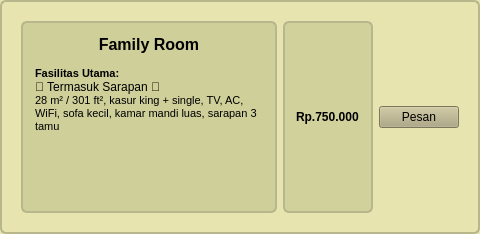
              <widget class="QFrame" name="roomFrame2_11">
               <property name="styleSheet">
                <string notr="true">
                QFrame { background-color: rgb(231,228,176); border: 2px solid rgb(184,182,139); border-radius: 6px; padding: 8px; }
                QLabel#roomTitle2 { font-weight: bold; font-size: 12pt; }
                QLabel#roomDesc2 { font-size: 9pt; }
              </string>
               </property>
               <layout class="QHBoxLayout" name="horizontalLayout_9">
                <item>
                 <layout class="QVBoxLayout" name="roomTextCol2_11"/>
                </item>
                <item>
                 <widget class="QTextEdit" name="textEdit_13">
                  <property name="styleSheet">
                   <string notr="true">background-color: rgb(207, 207, 154);</string>
                  </property>
                  <property name="html">
                   <string>&lt;!DOCTYPE HTML PUBLIC &quot;-//W3C//DTD HTML 4.0//EN&quot; &quot;http://www.w3.org/TR/REC-html40/strict.dtd&quot;&gt;
&lt;html&gt;&lt;head&gt;&lt;meta name=&quot;qrichtext&quot; content=&quot;1&quot; /&gt;&lt;style type=&quot;text/css&quot;&gt;
p, li { white-space: pre-wrap; }
&lt;/style&gt;&lt;/head&gt;&lt;body style=&quot; font-family:'MS Shell Dlg 2'; font-size:8pt; font-weight:400; font-style:normal;&quot;&gt;
&lt;p align=&quot;center&quot; style=&quot; margin-top:0px; margin-bottom:0px; margin-left:0px; margin-right:0px; -qt-block-indent:0; text-indent:0px;&quot;&gt;&lt;span style=&quot; font-size:12pt; font-weight:600;&quot;&gt;Family&lt;/span&gt;&lt;span style=&quot; font-size:12pt;&quot;&gt; &lt;/span&gt;&lt;span style=&quot; font-size:12pt; font-weight:600;&quot;&gt;Room&lt;/span&gt;&lt;/p&gt;
&lt;p style=&quot;-qt-paragraph-type:empty; margin-top:0px; margin-bottom:0px; margin-left:0px; margin-right:0px; -qt-block-indent:0; text-indent:0px;&quot;&gt;&lt;br /&gt;&lt;/p&gt;
&lt;p style=&quot; margin-top:0px; margin-bottom:0px; margin-left:0px; margin-right:0px; -qt-block-indent:0; text-indent:0px;&quot;&gt;&lt;span style=&quot; font-weight:600;&quot;&gt;Fasilitas Utama: &lt;/span&gt;&lt;/p&gt;
&lt;p style=&quot; margin-top:0px; margin-bottom:0px; margin-left:0px; margin-right:0px; -qt-block-indent:0; text-indent:0px;&quot;&gt;&lt;span style=&quot; font-family:'Segoe UI'; font-size:9pt;&quot;&gt;🍱 Termasuk Sarapan 🍱&lt;/span&gt;&lt;/p&gt;
&lt;p style=&quot; margin-top:0px; margin-bottom:0px; margin-left:0px; margin-right:0px; -qt-block-indent:0; text-indent:0px;&quot;&gt;28 m² / 301 ft², kasur king + single, TV, AC, WiFi, sofa kecil, kamar mandi luas, sarapan 3 tamu&lt;/p&gt;&lt;/body&gt;&lt;/html&gt;</string>
                  </property>
                 </widget>
                </item>
                <item>
                 <widget class="QLabel" name="label_25">
                  <property name="font">
                   <font>
                    <weight>75</weight>
                    <bold>true</bold>
                   </font>
                  </property>
                  <property name="styleSheet">
                   <string notr="true">background-color: rgb(209, 209, 156);</string>
                  </property>
                  <property name="text">
                   <string>Rp.750.000</string>
                  </property>
                 </widget>
                </item>
                <item>
                 <widget class="QPushButton" name="btnPrice2_11">
                  <property name="styleSheet">
                   <string notr="true"> color: rgb(0, 0, 0); background-color: rgb(174,167,126)
 </string>
                  </property>
                  <property name="text">
                   <string>Pesan</string>
                  </property>
                 </widget>
                </item>
               </layout>
              </widget>
